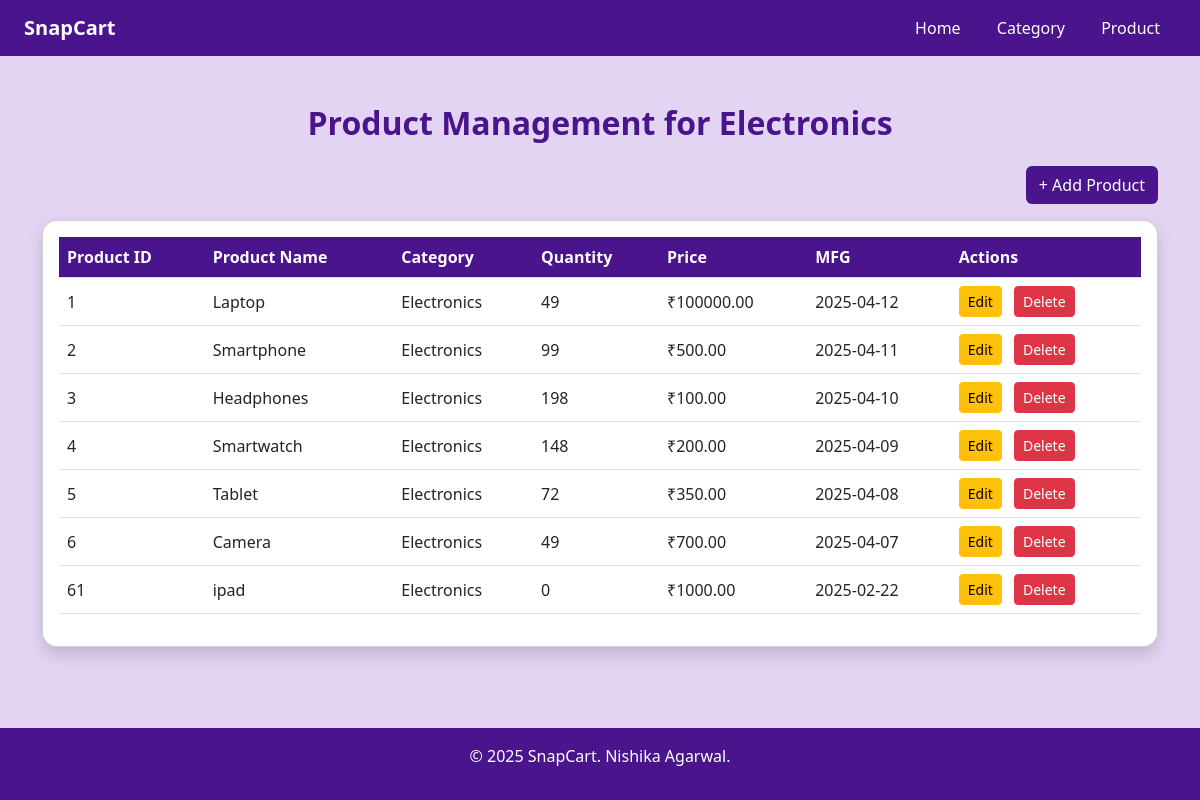
Screenshot of /category/1/show with the database file from the repository.
### models.py (models this page shows)
class Category(db.Model):
    __tablename__ = 'category'
    id = db.Column(db.Integer, primary_key=True)
    name = db.Column(db.String(64), nullable=False)
    products = db.relationship('Product', back_populates='category', cascade='all, delete')

class Product(db.Model):  # Class names should start with uppercase
    __tablename__ = 'product'
    id = db.Column(db.Integer, primary_key=True)
    name = db.Column(db.String(64), nullable=False)
    price = db.Column(db.Float, nullable=False)
    category_id = db.Column(db.Integer, db.ForeignKey('category.id'), nullable=False)
    quantity = db.Column(db.Integer, nullable=False)
    man_date = db.Column(db.Date, nullable=False)
    category = db.relationship('Category', back_populates='products')

### routes.py (the view)
@app.route('/category/<int:id>/show')
def show_category(id):
    admin_id = session.get('admin_id')
    category = Category.query.get(id)
    return render_template(
        'category/show.html',
        user=admin_id,
        category=category
    )

### templates/category/show.html (shortened to what this page needs)
<!DOCTYPE html>
<html lang="en">
<head>
    <link href="https://cdn.jsdelivr.net/npm/bootstrap@5.3.0/dist/css/bootstrap.min.css" rel="stylesheet">
</head>
<body>
    <nav class="navbar navbar-expand-lg snap-purple px-4">
        <a class="navbar-brand text-white fw-bold">SnapCart</a>
        <div class="ms-auto">
            <a class="nav-link d-inline px-3" href="{{ url_for('admin_home') }}">Home</a>
            <a class="nav-link d-inline px-3" href="{{ url_for('admin_category') }}">Category</a>
            <a class="nav-link d-inline px-3" href="{{ url_for('admin_product') }}">Product</a>
        </div>
    </nav>
    <div class="container py-5">
        <h2 class="text-center mb-4">Product Management for {{category.name}}</h2>
        <div class="d-flex justify-content-end mb-3">
            <a href="{{ url_for('add_product', category_id = category.id) }}" class="btn btn-snap">+ Add Product</a>
        </div>
        <div class="card shadow p-3">
            <div class="table-responsive">
                <table class="table table-hover align-middle">
                    <thead>
                        <tr>
                            <th scope="col">Product ID</th>
                            <th scope="col">Product Name</th>
                            <th scope="col">Category</th>
                            <th scope="col">Quantity</th>
                            <th scope="col">Price</th>
                            <th scope="col">MFG</th>
                            <th scope="col">Actions</th>
                        </tr>
                    </thead>
                    <tbody>
                        {% for product in category.products %}
                        <tr>
                            <td>{{ product.id }}</td>
                            <td>{{ product.name }}</td>
                            <td>{{ product.category.name }}</td>
                            <td>{{ product.quantity }}</td>
                            <td>₹{{ "%.2f"|format(product.price) }}</td>
                            <td>{{ product.man_date }}</td>
                            <td>
                                <a href="{{ url_for('edit_product', id=product.id, next = 'show_category') }}" class="btn btn-sm btn-warning me-2">Edit</a>
                                <a href="{{ url_for('delete_product', id=product.id, next = 'show_category') }}" class="btn btn-sm btn-danger" onclick="return confirm('Are you sure you want to delete this category?');">Delete</a>
                            </td>
                        </tr>
                        {% else %}
                        <tr>
                            <td colspan="4" class="text-center">No products available.</td>
                        </tr>
                        {% endfor %}
                    </tbody>
                </table>
            </div>
        </div>
    </div>
    <footer>
        <p>&copy; 2025 SnapCart. Nishika Agarwal.</p>
    </footer>
</body>
</html>

### templates/category/show.html (style rules this page uses)
body { background-color: #e4d4f4; font-family: 'Segoe UI', sans-serif; min-height: 100vh; display: flex; flex-direction: column; }
.snap-purple { background-color: #4a148c; color: white; }
.btn-snap { background-color: #4a148c; color: white; }
.card { border-radius: 15px; }
.table th { background-color: #4a148c !important; color: white; }
h2 { color: #4a148c; font-weight: 600; }
.nav-link { color: white !important; }
footer { margin-top: auto; background-color: #4a148c; color: white; text-align: center; padding: 1rem 0; }

### rows the page displays
Category: name "Electronics"
Product: id "1", name "Laptop", category.name "Electronics", quantity "49", price "100000.00", man_date "2025-04-12"
Product: id "2", name "Smartphone", category.name "Electronics", quantity "99", price "500.00", man_date "2025-04-11"
Product: id "3", name "Headphones", category.name "Electronics", quantity "198", price "100.00", man_date "2025-04-10"
Product: id "4", name "Smartwatch", category.name "Electronics", quantity "148", price "200.00", man_date "2025-04-09"
Product: id "5", name "Tablet", category.name "Electronics", quantity "72", price "350.00", man_date "2025-04-08"
Product: id "6", name "Camera", category.name "Electronics", quantity "49", price "700.00", man_date "2025-04-07"
Product: id "61", name "ipad", category.name "Electronics", quantity "0", price "1000.00", man_date "2025-02-22"
